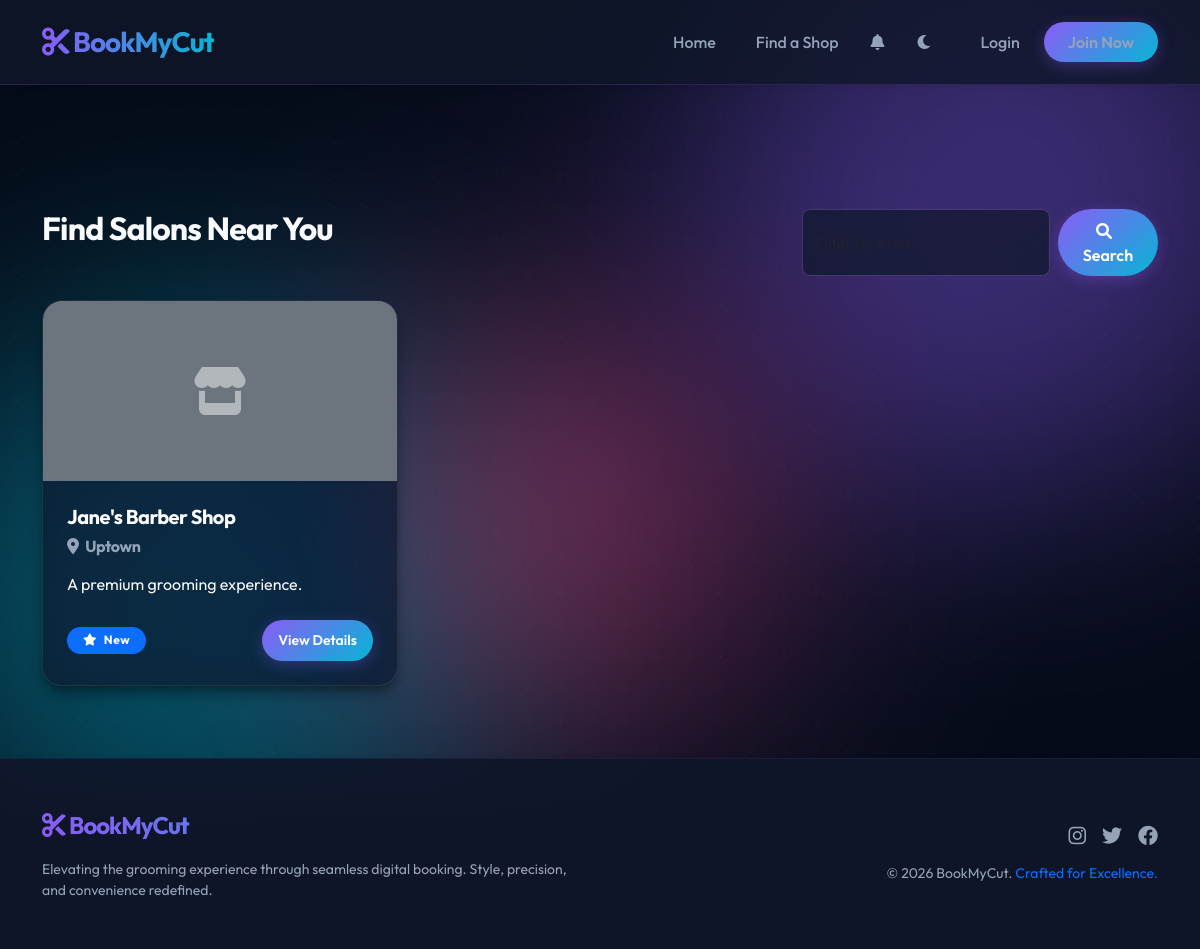
The page /shops on the database as committed earlier.
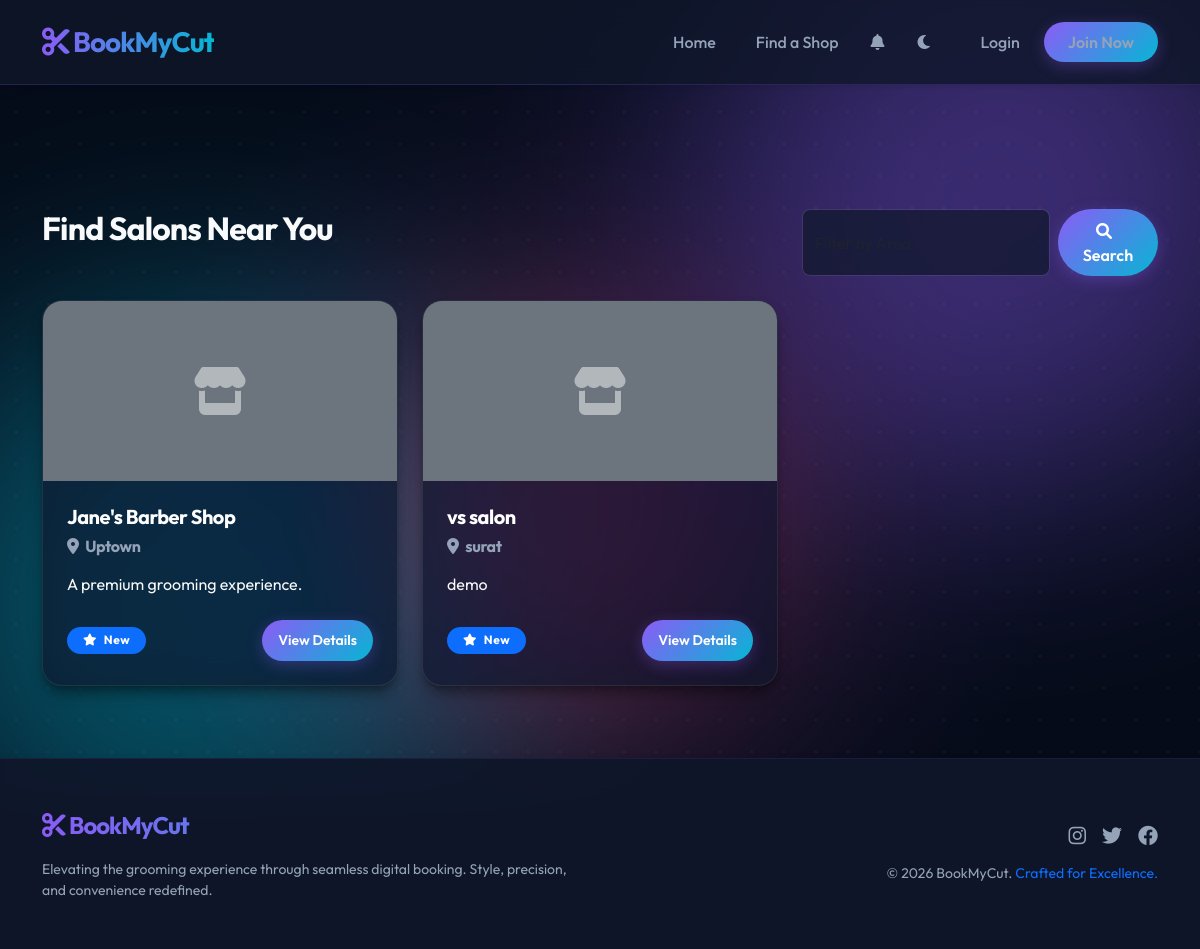
The same page on the database as committed later.
### tables this page shows
CREATE TABLE shops (
    id INTEGER PRIMARY KEY AUTOINCREMENT,
    owner_id INTEGER NOT NULL,
    name VARCHAR(100) NOT NULL,
    area VARCHAR(100) NOT NULL,
    address TEXT NOT NULL,
    description TEXT,
    contact_number VARCHAR(20),
    shop_image VARCHAR(255),
    created_at TIMESTAMP DEFAULT (datetime('now', 'localtime')),
    FOREIGN KEY (owner_id) REFERENCES users(id) ON DELETE CASCADE
);

### app.py (the view, shortened to what this page needs)
@app.route('/shops')
def list_shops():
    cursor = get_db_cursor()
    area_filter = request.args.get('area', '').strip()
    cursor.execute('SELECT DISTINCT area FROM shops WHERE area IS NOT NULL')
    all_areas = [row['area'] for row in cursor.fetchall()]
    for area in all_areas:
        search_index.insert(area)
    query = 'SELECT * FROM shops'
    params = ()
    cursor.execute(query, params)
    shops = [dict(row) for row in cursor.fetchall()]
    for shop in shops:
         cursor.execute('SELECT AVG(rating) as avg_rating FROM reviews WHERE shop_id = ?', (shop['id'],))
         res = cursor.fetchone()
         shop['rating'] = round(res['avg_rating'], 1) if res['avg_rating'] else 'New'
    return render_template('shops.html', shops=shops, all_areas=all_areas, area_filter=area_filter)

### app.py (called while the page is built)
def get_db_cursor():
    return db.connection.cursor()

def is_logged_in():
    return 'loggedin' in session

@app.context_processor
def inject_shop_status():
    unread_count = 0
    if is_logged_in():
        from flask import g
        cursor = get_db_cursor()
        cursor.execute("SELECT COUNT(*) as count FROM notifications WHERE user_id = ? AND is_read = FALSE", (session['id'],))
        res = cursor.fetchone()
        unread_count = res['count'] if res else 0
    if is_logged_in() and is_owner():
        cursor = get_db_cursor()
        cursor.execute('SELECT id FROM shops WHERE owner_id = ?', (session['id'],))
        shop = cursor.fetchone()
        return {'owner_has_shop': shop is not None, 'owner_shop_id': shop['id'] if shop else None, 'unread_notifications': unread_count, 'get_now': get_now}
    return {'owner_has_shop': False, 'owner_shop_id': None, 'unread_notifications': unread_count, 'get_now': get_now}

    @property
    def connection(self):
        if 'db_conn' not in g:
            g.db_conn = sqlite3.connect(self.db_path)
            g.db_conn.row_factory = sqlite3.Row
            g.db_conn.execute("PRAGMA foreign_keys = ON")
        return g.db_conn

### templates/shops.html (shortened to what this page needs)
{% extends 'base.html' %}
{% block content %}
<div class="row mb-4">
    <div class="col-md-8">
        <h2>Find Salons Near You</h2>
    </div>
    <div class="col-md-4">
        <form action="{{ url_for('list_shops') }}" method="get" class="d-flex">
            <input class="form-control me-2" type="search" name="area" placeholder="Filter by Area" aria-label="Search"
                list="area-list" value="{{ area_filter or '' }}">
            <button class="btn btn-primary rounded-pill px-4" type="submit">
                <i class="fas fa-search me-2"></i> Search
            </button>
        </form>
    </div>
</div>
<div class="row">
    {% for shop in shops %}
    <div class="col-md-4 mb-4">
        <div class="glass-card h-100 p-0 overflow-hidden fade-in">
            {% if shop.shop_image %}
            <img src="{{ url_for('static', filename='uploads/shop_pics/' + shop.shop_image) }}" class="card-img-top"
                alt="{{ shop.name }}" style="height: 180px; object-fit: cover;">
            {% else %}
            <div class="card-img-top bg-secondary d-flex align-items-center justify-content-center"
                style="height: 180px;">
                <i class="fas fa-store fa-3x text-light opacity-50"></i>
            </div>
            {% endif %}
            <div class="card-body p-4">
                <h5 class="fw-bold text-white mb-2">{{ shop.name }}</h5>
                <h6 class="text-muted mb-3"><i class="fas fa-map-marker-alt me-1"></i> {{ shop.area }}</h6>
                <p class="text-light text-truncate mb-4">{{ shop.description }}</p>
                <div class="d-flex justify-content-between align-items-center">
                    <span class="badge bg-primary px-3 rounded-pill"><i class="fas fa-star me-1"></i> {{ shop.rating
                        }}</span>
                    <a href="{{ url_for('shop_details', shop_id=shop.id) }}"
                        class="btn btn-primary btn-sm rounded-pill px-3">View Details</a>
                </div>
            </div>
        </div>
    </div>
    {% else %}
    <div class="col-12">
        <div class="alert alert-warning text-center">
            No shops found. Try a different area or check back later!
        </div>
    </div>
    {% endfor %}
</div>
{% endblock %}

Rows that differ between the two databases and show on the page:
added shops: name "vs salon", area "surat", description "demo", rating "New"
